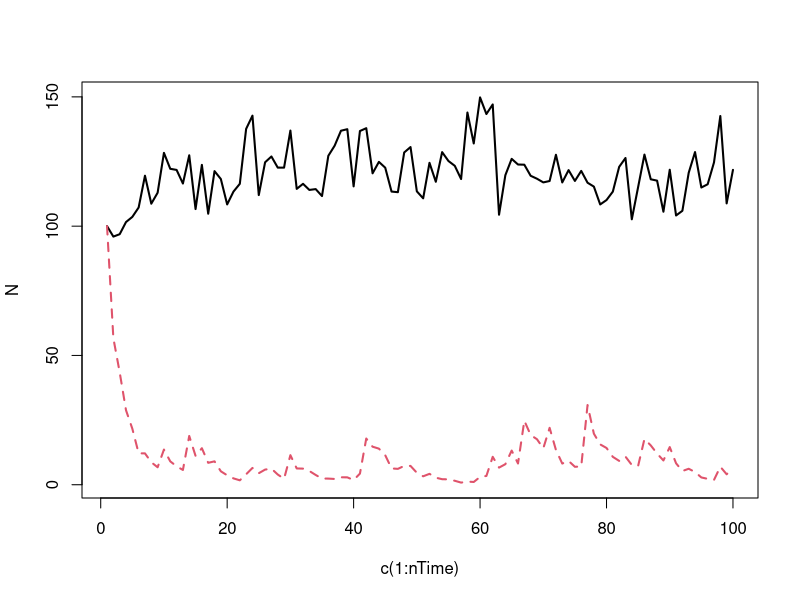

Write the R code that produced this figure.
####
#### Storage Effect model (annual plants)
####

# Following Adler and Drake, AmNat (2008): http://digitalcommons.usu.edu/cgi/viewcontent.cgi?article=1203&context=wild_facpub

library(mvtnorm)

####
#### PARAMETERS --------------------------
####

sigE <- c(0,0.4,1,2.5,5,7.5,10)
rho <- c(0.5,0,-0.5)
s <- c(0.5, 0.5)
alpha <- c(1,1)
lambda <- c(101,90)

nTime <- 100


####
#### Germination function -----------------
####

getG <- function(sigE, rho, nTime){
  varcov <- matrix(c(sigE, rho*sigE, rho*sigE, sigE), 2, 2)
  e <- rmvnorm(n = nTime, mean = c(0,0), sigma = varcov)
  g <- exp(e) / (1+exp(e))
  return(g)
}


####
#### Update population function -----------
####

updateN <- function(g, s, alpha, lambda, lastN){
  newN <- numeric(2)
  for(i in 1:2){
    newN[i] <- lastN[i]*s[i]*(1-g[i]) + ((lambda[i]*g[i]*lastN[i]) / (1 + (alpha[i]*g[i]*lastN[i] + alpha[-i]*g[-i]*lastN[-i])))
#     newN[i] <- rpois(1, newN[i])
  }
  return(newN)
}


####
#### Simulations ---------------------------
####

gSeries <- getG(sigE[3], rho[3], nTime)
N <- matrix(data = NA, nrow = nTime, ncol = 2)
N[1,] <- c(100,100)
for(t in 2:nTime){
  N[t,] <- updateN(g=gSeries[t,], s, alpha, lambda, lastN=N[t-1,])
}

matplot(c(1:nTime), N, type="l", lwd=2)



